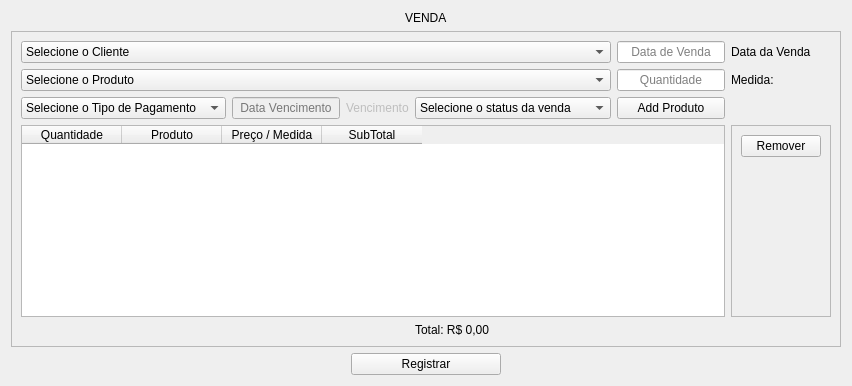
                <widget class="QWidget" name="tb_vendas_cadastro">
                 <attribute name="title">
                  <string>Registrar</string>
                 </attribute>
                 <layout class="QVBoxLayout" name="verticalLayout_25">
                  <item alignment="Qt::AlignHCenter">
                   <widget class="QLabel" name="label_3">
                    <property name="text">
                     <string>VENDA</string>
                    </property>
                   </widget>
                  </item>
                  <item>
                   <widget class="QFrame" name="frame_7">
                    <property name="frameShape">
                     <enum>QFrame::StyledPanel</enum>
                    </property>
                    <property name="frameShadow">
                     <enum>QFrame::Raised</enum>
                    </property>
                    <layout class="QGridLayout" name="gridLayout_4">
                     <item row="3" column="7">
                      <widget class="QFrame" name="frame_8">
                       <property name="minimumSize">
                        <size>
                         <width>0</width>
                         <height>0</height>
                        </size>
                       </property>
                       <property name="maximumSize">
                        <size>
                         <width>150</width>
                         <height>16777215</height>
                        </size>
                       </property>
                       <property name="frameShape">
                        <enum>QFrame::StyledPanel</enum>
                       </property>
                       <property name="frameShadow">
                        <enum>QFrame::Raised</enum>
                       </property>
                       <layout class="QVBoxLayout" name="verticalLayout_22">
                        <item>
                         <widget class="QPushButton" name="btn_remove_venda_register">
                          <property name="maximumSize">
                           <size>
                            <width>150</width>
                            <height>16777215</height>
                           </size>
                          </property>
                          <property name="cursor">
                           <cursorShape>PointingHandCursor</cursorShape>
                          </property>
                          <property name="text">
                           <string>Remover</string>
                          </property>
                         </widget>
                        </item>
                        <item>
                         <spacer name="verticalSpacer_12">
                          <property name="orientation">
                           <enum>Qt::Vertical</enum>
                          </property>
                          <property name="sizeHint" stdset="0">
                           <size>
                            <width>20</width>
                            <height>40</height>
                           </size>
                          </property>
                         </spacer>
                        </item>
                       </layout>
                      </widget>
                     </item>
                     <item row="0" column="6">
                      <widget class="QLineEdit" name="txt_venda_data">
                       <property name="maximumSize">
                        <size>
                         <width>150</width>
                         <height>16777215</height>
                        </size>
                       </property>
                       <property name="alignment">
                        <set>Qt::AlignCenter</set>
                       </property>
                       <property name="placeholderText">
                        <string>Data de Venda</string>
                       </property>
                      </widget>
                     </item>
                     <item row="0" column="0" colspan="6">
                      <widget class="QComboBox" name="select_client_venda">
                       <item>
                        <property name="text">
                         <string>Selecione o Cliente</string>
                        </property>
                       </item>
                      </widget>
                     </item>
                     <item row="1" column="0" colspan="6">
                      <widget class="QComboBox" name="select_produto_venda">
                       <property name="minimumSize">
                        <size>
                         <width>250</width>
                         <height>0</height>
                        </size>
                       </property>
                       <item>
                        <property name="text">
                         <string>Selecione o Produto</string>
                        </property>
                       </item>
                      </widget>
                     </item>
                     <item row="2" column="0" colspan="2">
                      <widget class="QComboBox" name="select_pagamento_venda">
                       <item>
                        <property name="text">
                         <string>Selecione o Tipo de Pagamento</string>
                        </property>
                       </item>
                       <item>
                        <property name="text">
                         <string>A vista</string>
                        </property>
                       </item>
                       <item>
                        <property name="text">
                         <string>Credito</string>
                        </property>
                       </item>
                       <item>
                        <property name="text">
                         <string>Debito</string>
                        </property>
                       </item>
                       <item>
                        <property name="text">
                         <string>Prazo</string>
                        </property>
                       </item>
                      </widget>
                     </item>
                     <item row="0" column="7">
                      <widget class="QLabel" name="label_6">
                       <property name="text">
                        <string>Data da Venda</string>
                       </property>
                      </widget>
                     </item>
                     <item row="1" column="7">
                      <widget class="QLabel" name="lb_vendas_medida">
                       <property name="text">
                        <string>Medida: </string>
                       </property>
                      </widget>
                     </item>
                     <item row="3" column="0" colspan="7">
                      <widget class="QTableWidget" name="tb_vendas_itens">
                       <property name="minimumSize">
                        <size>
                         <width>0</width>
                         <height>0</height>
                        </size>
                       </property>
                       <column>
                        <property name="text">
                         <string>Quantidade</string>
                        </property>
                       </column>
                       <column>
                        <property name="text">
                         <string>Produto</string>
                        </property>
                       </column>
                       <column>
                        <property name="text">
                         <string>Preço / Medida</string>
                        </property>
                       </column>
                       <column>
                        <property name="text">
                         <string>SubTotal</string>
                        </property>
                       </column>
                      </widget>
                     </item>
                     <item row="2" column="2">
                      <widget class="QLineEdit" name="txt_venda_vencimento">
                       <property name="enabled">
                        <bool>false</bool>
                       </property>
                       <property name="maximumSize">
                        <size>
                         <width>150</width>
                         <height>16777215</height>
                        </size>
                       </property>
                       <property name="alignment">
                        <set>Qt::AlignCenter</set>
                       </property>
                       <property name="placeholderText">
                        <string>Data Vencimento</string>
                       </property>
                      </widget>
                     </item>
                     <item row="2" column="3">
                      <widget class="QLabel" name="lb_vencimento_venda">
                       <property name="enabled">
                        <bool>false</bool>
                       </property>
                       <property name="text">
                        <string>Vencimento</string>
                       </property>
                      </widget>
                     </item>
                     <item row="2" column="6">
                      <widget class="QPushButton" name="btn_venda_addProduto">
                       <property name="maximumSize">
                        <size>
                         <width>150</width>
                         <height>35</height>
                        </size>
                       </property>
                       <property name="cursor">
                        <cursorShape>PointingHandCursor</cursorShape>
                       </property>
                       <property name="text">
                        <string>Add Produto</string>
                       </property>
                      </widget>
                     </item>
                     <item row="1" column="6">
                      <widget class="QLineEdit" name="txt_venda_quantidade">
                       <property name="maximumSize">
                        <size>
                         <width>150</width>
                         <height>16777215</height>
                        </size>
                       </property>
                       <property name="alignment">
                        <set>Qt::AlignCenter</set>
                       </property>
                       <property name="placeholderText">
                        <string>Quantidade</string>
                       </property>
                      </widget>
                     </item>
                     <item row="4" column="4">
                      <widget class="QLabel" name="lb_venda_total">
                       <property name="styleSheet">
                        <string notr="true">font: 75 14pt &quot;MS Shell Dlg 2&quot;;</string>
                       </property>
                       <property name="text">
                        <string>Total: R$ 0,00</string>
                       </property>
                      </widget>
                     </item>
                     <item row="2" column="4" colspan="2">
                      <widget class="QComboBox" name="select_status_venda">
                       <item>
                        <property name="text">
                         <string>Selecione o status da venda</string>
                        </property>
                       </item>
                       <item>
                        <property name="text">
                         <string>PAGO</string>
                        </property>
                       </item>
                       <item>
                        <property name="text">
                         <string>AGUARDANDO PAGAMENTO</string>
                        </property>
                       </item>
                       <item>
                        <property name="text">
                         <string>ATRASADO</string>
                        </property>
                       </item>
                      </widget>
                     </item>
                    </layout>
                   </widget>
                  </item>
                  <item alignment="Qt::AlignHCenter">
                   <widget class="QPushButton" name="btn_venda_cadastrar">
                    <property name="minimumSize">
                     <size>
                      <width>150</width>
                      <height>0</height>
                     </size>
                    </property>
                    <property name="maximumSize">
                     <size>
                      <width>150</width>
                      <height>16777215</height>
                     </size>
                    </property>
                    <property name="cursor">
                     <cursorShape>PointingHandCursor</cursorShape>
                    </property>
                    <property name="text">
                     <string>Registrar</string>
                    </property>
                   </widget>
                  </item>
                 </layout>
                </widget>
